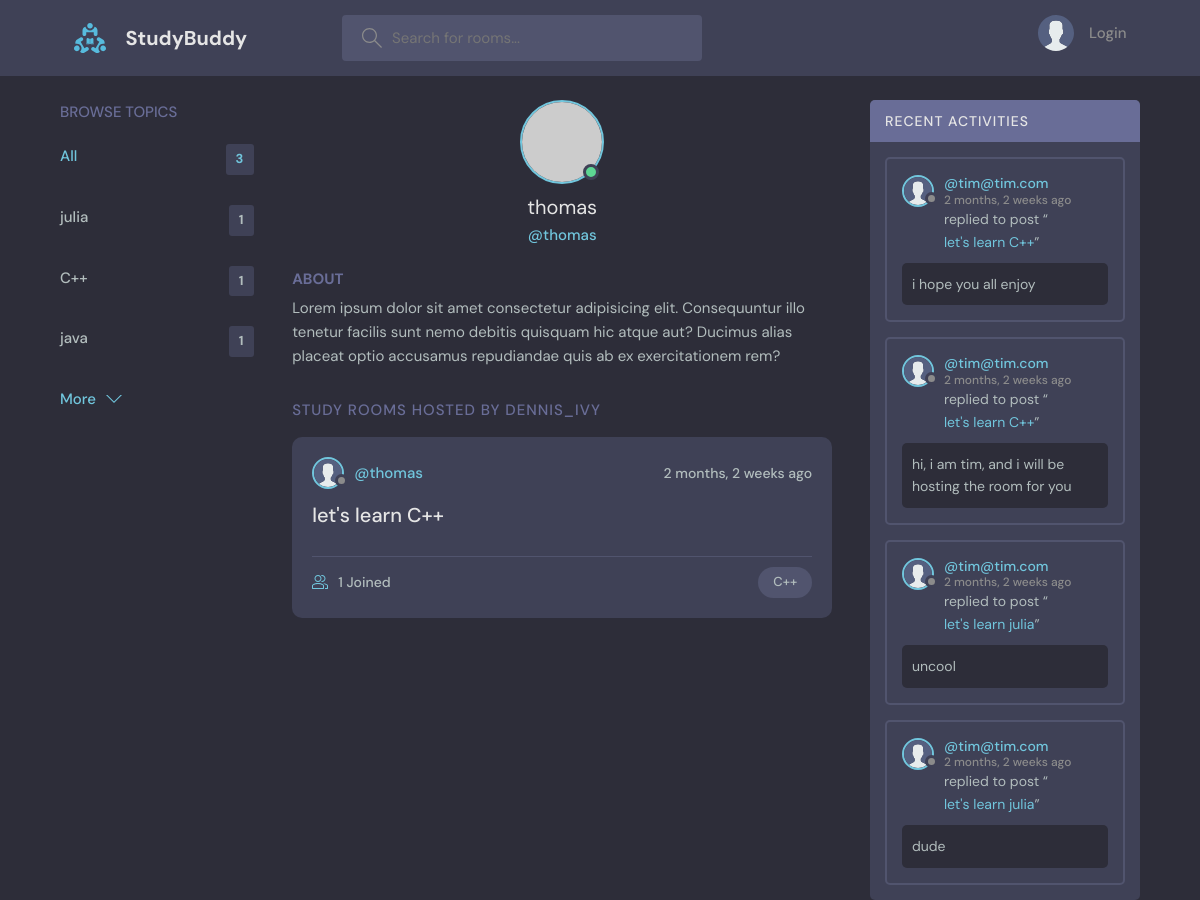
The app's page /profile/2/ with its own data.
### base/models.py (models this page shows, shortened)
class Topic( models.Model):
    name = models.CharField( max_length = 200)

class User( AbstractUser ):
    name = models.CharField(max_length=200, null=True)
    email = models.EmailField( unique=True ,null=True)
    bio = models.TextField(null=True)
    avatar =models.ImageField(null=True, default="avatar.svg")
    USERNAME_FIELD = 'email'
    REQUIRED_FIELDS = []

class Room( models.Model ):
    host = models.ForeignKey( User, on_delete = models.SET_NULL ,  null = True)
    topic = models.ForeignKey( Topic, on_delete = models.SET_NULL, null = True )
    name = models.CharField( max_length = 200 )
    description = models.TextField( null = True, blank = True )
    participants = models.ManyToManyField(User , related_name = 'participants', blank = True )
    updated = models.DateTimeField( auto_now = True )
    created = models.DateTimeField( auto_now_add = True )
    class Meta:
        ordering = ['-updated', '-created']
    def __str__ (self):
        return self.name

class Message( models.Model ):
    user = models.ForeignKey(User, on_delete = models.CASCADE)
    room = models.ForeignKey( Room, on_delete = models.CASCADE)
    body = models.TextField()
    updated = models.DateTimeField( auto_now = True)
    created = models.DateTimeField( auto_now_add = True)
    class Meta:
        ordering = ['-updated', '-created']

### base/views.py (the view)
# urls.py: path('profile/<str:pk>/', views.userProfile, name="user-profile"),
def userProfile(request, pk):
    user = User.objects.get(id = pk)
    rooms = user.room_set.all()
    room_messages = user.message_set.all()
    topics = Topic.objects.all()
    context = {'user': user, 'rooms': rooms,
               'room_messages': room_messages, 'topics': topics }
    return render(request, 'base/profile.html', context)

### base/templates/base/profile.html (shortened to what this page needs)
{% extends 'main.html' %}
{% block content %}
  <main class="profile-page layout layout--3">
    <div class="container">
      {% include 'base/topics_components.html' %}
      <div class="roomList">
        <div class="profile">
          <div class="profile__avatar">
            <div class="avatar avatar--large active">
              <img src="https://randomuser.me/api/portraits/men/11.jpg" />
            </div>
          </div>
          <div class="profile__info">
            <h3>{{user.username}}</h3>
            <p>@{{user.username}}</p>
          </div>
          <div class="profile__about">
            <h3>About</h3>
            <p>
              Lorem ipsum dolor sit amet consectetur adipisicing elit. Consequuntur illo tenetur
              facilis sunt nemo debitis quisquam hic atque aut? Ducimus alias placeat optio
              accusamus repudiandae quis ab ex exercitationem rem?
            </p>
          </div>
        </div>
        <div class="roomList__header">
          <div>
            <h2>Study Rooms Hosted by dennis_ivy</a>
            </h2>
          </div>
        </div>
        {% include 'base/feed_component.html' %}
      </div>
      {% include 'base/activity_component.html' %}
    </div>
  </main>
{% endblock content %}

### templates/main.html (shortened to what this page needs)
<!DOCTYPE html>
{% load static %}
<html lang="en">
  <head>
    <link rel="stylesheet" href="{% static 'styles/style.css' %}" />
  </head>
  <body>
    {% include 'navbar.html' %}
    {% block content %}
    {% endblock %}
  </body>
</html>

### templates/navbar.html (shortened to what this page needs)
{% load static %}
<header class="header header--loggedIn">
    <div class="container">
      <a href="{% url 'home' %}" class="header__logo">
        <img src="{% static 'images/logo.svg' %}" />
        <h1>StudyBuddy</h1>
      </a>
      <form class="header__search" method="GET" action="{% url 'home' %}">
        <label>
          <input name="q" placeholder="Search for rooms..." />
        </label>
      </form>
      <nav class="header__menu">
        {% if request.user.is_authenticated %}
        <div class="header__user">
          <a href="{% url 'user-profile' request.user.id %}">
            <div class="avatar avatar--medium active">
              <img src="{{request.user.avatar.url}}" />
            </div>
            <p>{{ request.user.username }} <span>@{{ request.user.username }}</span></p>
          </a>
          <button class="dropdown-button">
            <svg version="1.1" xmlns="http://www.w3.org/2000/svg" width="32" height="32" viewBox="0 0 32 32">
              <title>chevron-down</title>
              <path d="M16 21l-13-13h-3l16 16 16-16h-3l-13 13z"></path>
            </svg>
          </button>
        </div>
        {% else %}
        <a href="{% url 'login' %}">
          <img src="{% static 'images/avatar.svg' %}" />
          <p>Login</p>
        </a>
        {% endif %}
      </nav>
    </div>
  </header>

### base/templates/base/topics_components.html
<div class="topics">
    <div class="topics__header">
      <h2>Browse Topics</h2>
    </div>
    <ul class="topics__list">
      <li>
        <a href="{% url 'home' %}" class="active">All <span>{{topics.count}}</span></a>
      </li>
      {% for topic in topics %}
      <li>
        <a href="{% url 'home' %}?q={{topic.name}}">{{topic.name}} <span>{{topic.room_set.all.count}}</span></a>
      </li>
      {% endfor %}
    </ul>
    <a class="btn btn--link" href="{% url 'topics' %}">
      More
      <svg version="1.1" xmlns="http://www.w3.org/2000/svg" width="32" height="32" viewBox="0 0 32 32">
        <title>chevron-down</title>
        <path d="M16 21l-13-13h-3l16 16 16-16h-3l-13 13z"></path>
      </svg>
    </a>
  </div>

### base/templates/base/feed_component.html (shortened to what this page needs)
{% for room in rooms %}
<div class="roomListRoom">
    <div class="roomListRoom__header">
      <a href="{% url 'user-profile' room.host.id %}" class="roomListRoom__author">
        <div class="avatar avatar--small">
          <img src= "{{room.host.avatar.url}}" />
        </div>
        <span>@{{room.host.username}}</span>
      </a>
      <div class="roomListRoom__actions">
        <span>{{room.created|timesince}} ago</span>
      </div>
    </div>
    <div class="roomListRoom__content">
      <a href="{% url 'room' room.id %}">{{room.name}}</a>
    </div>
    <div class="roomListRoom__meta">
      <a href="{% url 'room' room.id %}" class="roomListRoom__joined">
        {{room.participants.all.count}} Joined
      </a>
      <p class="roomListRoom__topic">{{room.topic.name}}</p>
    </div>
  </div>
{% endfor %}

### base/templates/base/activity_component.html (shortened to what this page needs)
<div class="activities">
    <div class="activities__header">
      <h2>Recent Activities</h2>
    </div>
    {% for message in room_messages %}
    <div class="activities__box">
      <div class="activities__boxHeader roomListRoom__header">
        <a href="{% url 'user-profile' message.user.id %}" class="roomListRoom__author">
          <div class="avatar avatar--small">
            <img src="{{message.user.avatar.url}}" />
          </div>
          <p>
            @{{message.user}}
            <span>{{message.created|timesince}} ago</span>
          </p>
        </a>
      </div>
      <div class="activities__boxContent">
        <p>replied to post “<a href="{% url 'room' message.room.id %}">{{message.room}}</a>”</p>
        <div class="activities__boxRoomContent">
          {{message.body}}
        </div>
      </div>
    </div>
    {% endfor %}
  </div>

### records on screen
Topic: name "julia", room_set.all.count "1"
Topic: name "C++", room_set.all.count "1"
Topic: name "java", room_set.all.count "1"
User: username "thomas"
Room: host.avatar (placeholder picture), host.username "thomas", created "2 months, 2 weeks", name "let's learn C++", participants.all.count "1", topic.name "C++"
Message: user.avatar (placeholder picture), user "tim@tim.com", created "2 months, 2 weeks", room "let's learn C++", body "i hope you all enjoy"
Message: user.avatar (placeholder picture), user "tim@tim.com", created "2 months, 2 weeks", room "let's learn C++", body "hi, i am tim, and i will be hosting the room for you"
Message: user.avatar (placeholder picture), user "tim@tim.com", created "2 months, 2 weeks", room "let's learn julia", body "uncool"
Message: user.avatar (placeholder picture), user "tim@tim.com", created "2 months, 2 weeks", room "let's learn julia", body "dude"

### other values on screen
{{ topics.count }} "3"
